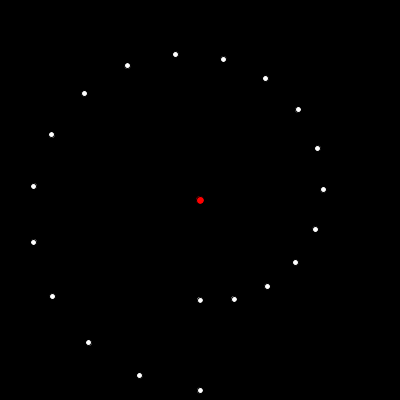
Frame 1 (no input)
Frame 60 (the mouse pressed at the canvas centre just before this capture): identical to frame 1, image omitted
Frame 120 (the mouse held since frame 60 and released just before this capture): identical to frame 1, image omitted

The Processing sketch that drew this single still picture (run headless with seeded random() and noise(); from frame 60 on, the mouse is pressed at the canvas centre):

// Processing sketch: DogeDodge
// ── DogeDodge.pde
class Ball {
  PVector pos;
  float speed;
  int radius;
  color c;
  
  
  Ball(PVector _pos, float _speed, int _radius, color _c) {
    pos = _pos;
    speed = _speed;
    radius = _radius;
    c = _c;
  }
  
  void blit() {
    fill(c);
    ellipse(pos.x, pos.y, radius, radius);
  }
}

Ball player;
Ball[] enemies;

void setup() {
  size(400, 400);
  player = new Ball(new PVector(0, 0), 2, 8, color(255, 0, 0));
  enemies = new Ball[20];
  for (int i = 0; i<enemies.length; i++) {
    float eX = map(i, 0, enemies.length-1, 0, 360);
    float eFactor = map(i, 0, enemies.length-1, width/4, width/2.1);
    PVector ePos = new PVector(sin(radians(eX))*eFactor, cos(radians(eX))*eFactor);
    enemies[i] = new Ball(ePos, 2, 6, color(255));
  }
}

void draw() {
  translate(width/2, height/2);
  background(0);
  player.blit();
  for (int i = 0; i<enemies.length; i++) {
    enemies[i].blit();
  }
}

void keyPressed() {
}
